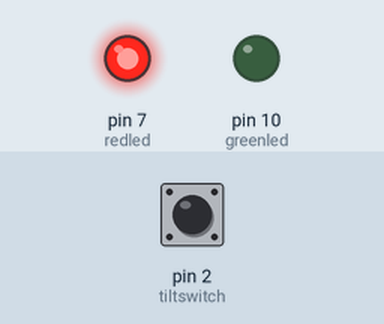
The sketch below on a simulated Arduino Uno, built with avr-gcc and run on an emulated ATmega328P. Parts: output pins drawn as LEDs (lit = HIGH). The test bench sets the inputs (shaded band); at power-on: pin 2 (tiltswitch) HIGH. What the sketch prints to the serial monitor is not drawn.

Above: at 1.2 s.
1.3 s: pin 2 (tiltswitch) pulled LOW for 0.15 s
At 1.38 s:
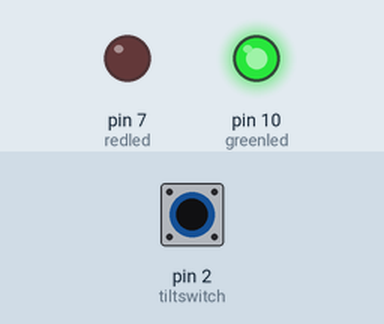
2.9 s: pin 2 (tiltswitch) pulled LOW for 3.2 s
At 7.0 s:
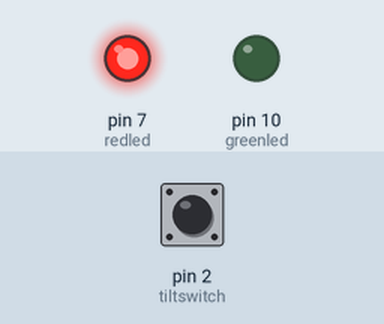
Timing chart, 0 to 8.5 s (numbered marks = the images above; inputs shaded):
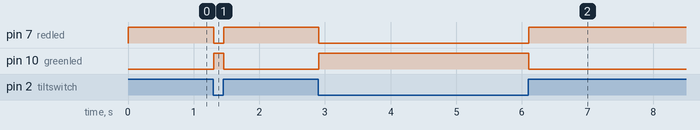

Measured:
- after the input at 1.3 s, pin 7 (redled): HIGH → LOW at once, → HIGH 0.15 s later; pin 10 (greenled): LOW → HIGH at once, → LOW 0.15 s later
- after the input at 2.9 s, pin 7 (redled): HIGH → LOW at once, → HIGH 3.2 s later; pin 10 (greenled): LOW → HIGH at once, → LOW 3.2 s later

The sketch:

tiltswitch.ino
```cpp
//tiltswitch

int tiltswitch=2;
int redled=7;
int greenled=10;
int switchval;

void setup()
{
     pinMode(tiltswitch,INPUT);
     pinMode(redled,OUTPUT);
      pinMode(greenled,OUTPUT);
     digitalWrite(tiltswitch,HIGH);
     Serial.begin(9600);
}


void loop()
{

   switchval=digitalRead(tiltswitch);
   Serial.println(switchval);

   if(switchval==0)
   {
    digitalWrite(greenled,HIGH);
    digitalWrite(redled,LOW);
   }

   if(switchval==1)
   {
    digitalWrite(greenled,LOW);
    digitalWrite(redled,HIGH);
   }

}
```
